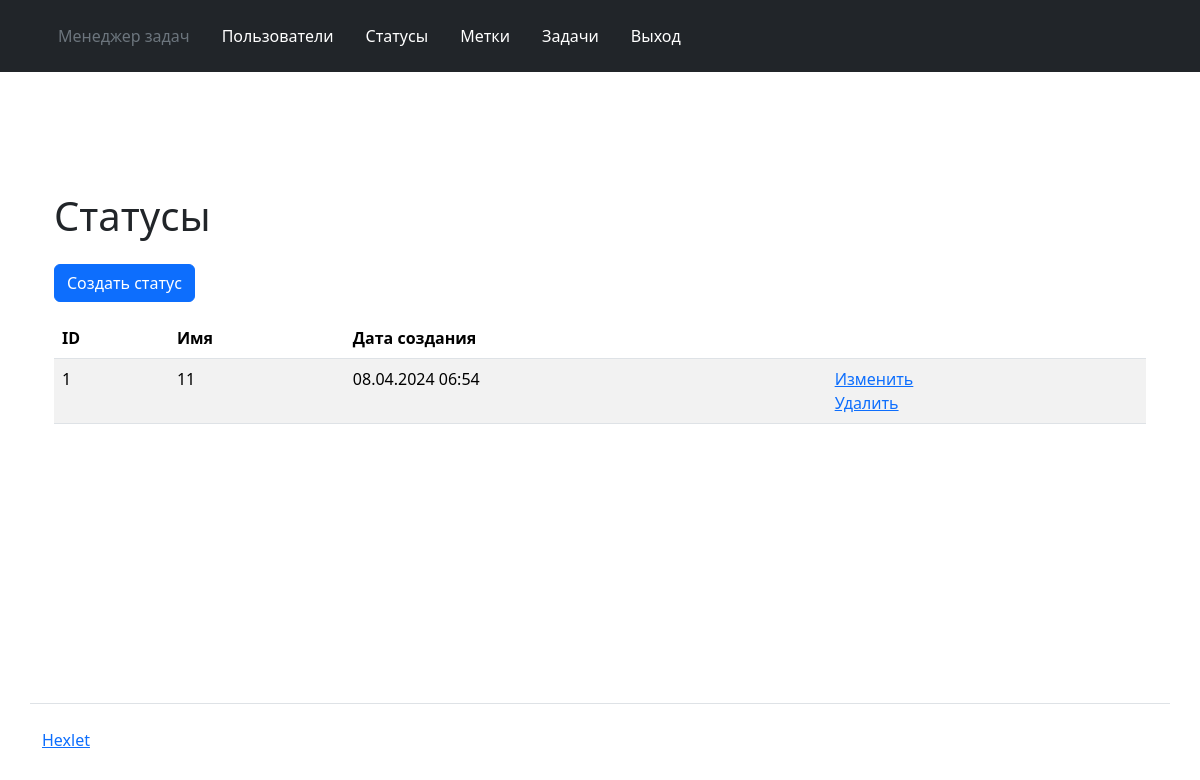
Before: /statuses/ (signed in) with the older database file.
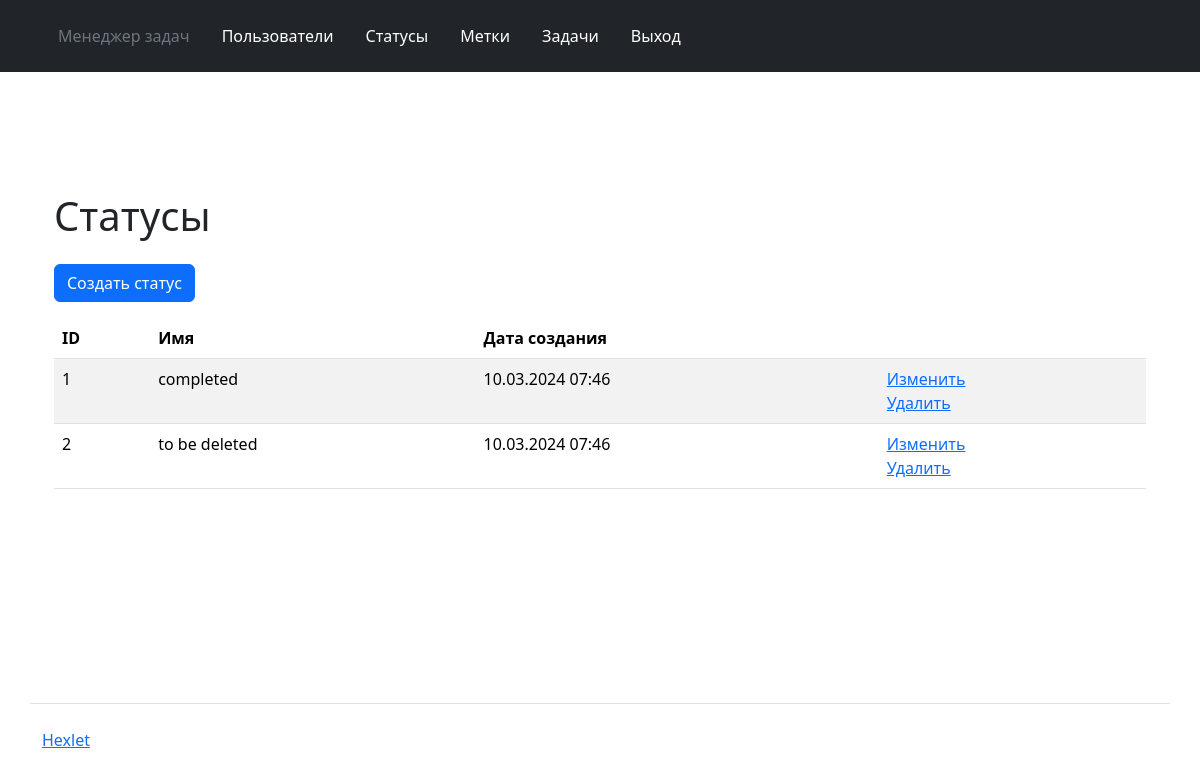
After: the same page with the newer database file.
### task_manager/statuses/models.py (models this page shows, shortened)
class Status(models.Model):
    name = models.CharField('status', max_length=255)
    timestamp = models.DateTimeField("time_stamp", auto_now_add=True)

### task_manager/statuses/views.py (the view)
# urls.py: path('', StatusView.as_view(), name='statuses'),
class StatusView(CustomLoginRequiredMixin, ListView):
    model = Status
    template_name = 'statuses/statuses.html'

### task_manager/templates/statuses/statuses.html (shortened to what this page needs)
{% extends 'layout.html' %}
{% load django_bootstrap5 %}
{% load i18n %}
{% block content %}
<div class="container wrapper flex-grow-1">
  <h1 class="my-4">
    {% trans "Statuses" %}
  </h1>
  <a class="btn btn-primary mb-3" href="{% url 'status_create' %}">{% trans "Create status" %} </a>
    <table class="table table-striped">
    <thead>
      <tr>
        <th>ID</th>
        <th>{% trans "Name" %}</th>
        <th>{% trans "Creation date" %}</th>
        <th></th>
      </tr>
    </thead>
    <tbody>
      {% for status_data in status_list %}
        <tr>
          <td class="fw-normal">{{ status_data.id }}</td>
          <td class="fw-normal">{{ status_data.name}}</td>
          <td class="fw-normal">{{ status_data.timestamp|date:"d.m.Y H:i" }}</td>
          <td>
            <a href="{% url 'status_update' status_data.id %}">{% trans "Update" %}</a>
            <br>
            <a href="{% url 'status_delete' status_data.id %}">{% trans "Delete" %}</a>
          </td>
        </tr>
      {% endfor %}
    </tbody>
  </table>
</div>
{% endblock %}

Changed rows visible on the page:
changed Status id 1: name "11" → "completed"; timestamp "08.04.2024 06:54" → "10.03.2024 07:46"
added Status: id "2", name "to be deleted", timestamp "10.03.2024 07:46"
